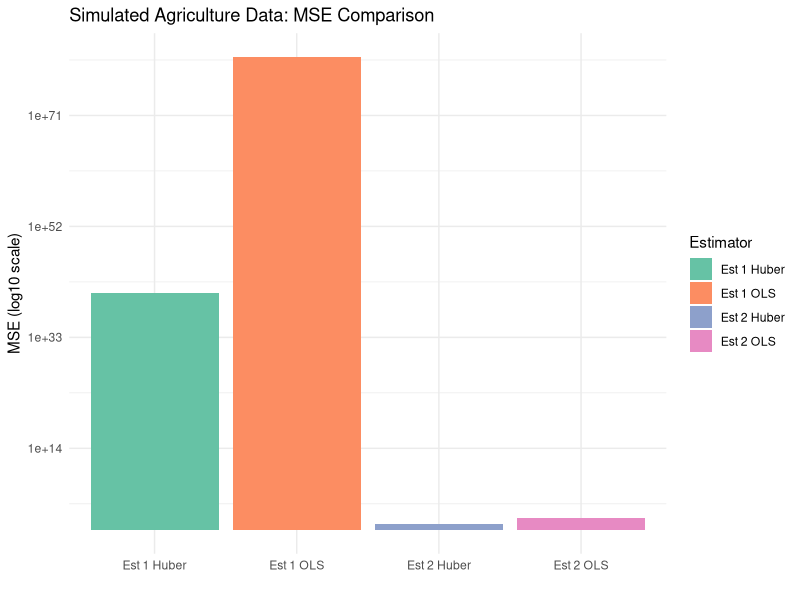
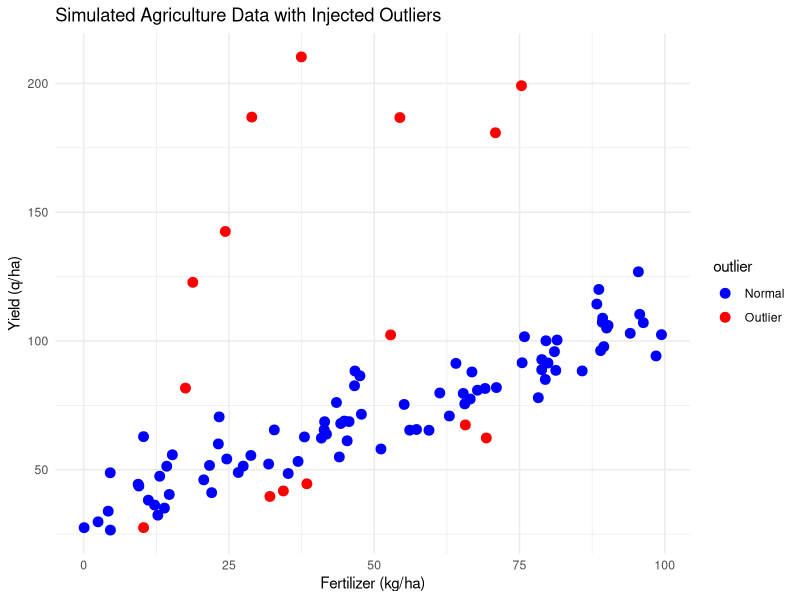

These figures' R source, in order:


# Libraries
library(robustbase)
library(ggplot2)
library(RColorBrewer)

set.seed(123)

# Simulate agriculture-like data
n <- 100
x <- runif(n, 0, 100)  # e.g., fertilizer in kg/ha
epsilon <- rnorm(n, mean = 0, sd = 10)
y <- 30 + 0.8 * x + epsilon

# Inject 10% extreme outliers in y (simulate wrong yield entries)
outlier_indices <- sample(1:n, 10)
y[outlier_indices] <- y[outlier_indices] + rnorm(10, mean = 100, sd = 30)

# Create data frame
df <- data.frame(x = x, y = y)

# Summary stats
x_bar <- mean(x)
y_bar <- mean(y)
Sx <- sd(x)
Sy <- sd(y)
Cx <- Sx / x_bar
Cy <- Sy / y_bar
rho <- cor(x, y)

# Regressions
fit_ols <- lm(y ~ x)
fit_huber <- lmrob(y ~ x)

beta_ols <- coef(fit_ols)[2]
beta_huber <- coef(fit_huber)[2]

# MSEs using your formula

# Estimator 1 - OLS
mse_t1 <- (y_bar^2 * Cy^2) / n +
  (beta_ols^2 * exp(2 * x_bar) * Cx^2) / n -
  (2 * y_bar * beta_ols * exp(x_bar) * rho * Cy * Cx) / n

# Estimator 2 - OLS
mse_t2 <- (y_bar^2 * Cy^2) / n +
  (y_bar^2 * beta_ols^2 * Cx^2) / n -
  (2 * y_bar^2 * beta_ols * rho * Cy * Cx) / n

# Estimator 1 - Huber
mse_t1_robust <- (y_bar^2 * Cy^2) / n +
  (beta_huber^2 * exp(2 * x_bar) * Cx^2) / n -
  (2 * y_bar * beta_huber * exp(x_bar) * rho * Cy * Cx) / n

# Estimator 2 - Huber
mse_t2_robust <- (y_bar^2 * Cy^2) / n +
  (y_bar^2 * beta_huber^2 * Cx^2) / n -
  (2 * y_bar^2 * beta_huber * rho * Cy * Cx) / n

# Output
cat("Simulated Agriculture Data with Strong Outliers:\n")
cat(sprintf("Estimator 1 OLS    MSE: %.4f\n", mse_t1))
cat(sprintf("Estimator 1 Huber  MSE: %.4f\n", mse_t1_robust))
cat(sprintf("Estimator 2 OLS    MSE: %.4f\n", mse_t2))
cat(sprintf("Estimator 2 Huber  MSE: %.4f\n", mse_t2_robust))

# MSE barplot
mse_df <- data.frame(
  Estimator = c("Est 1 OLS", "Est 2 OLS", "Est 1 Huber", "Est 2 Huber"),
  MSE = c(mse_t1^2, mse_t2^2, mse_t1_robust, mse_t2_robust)
)

ggplot(mse_df, aes(x = Estimator, y = MSE, fill = Estimator)) +
  geom_bar(stat = "identity") +
  scale_y_log10() +
  labs(title = "Simulated Agriculture Data: MSE Comparison",
       y = "MSE (log10 scale)", x = "") +
  theme_minimal() +
  scale_fill_brewer(palette = "Set2")

# Outlier detection plot
df$outlier <- ifelse(abs(resid(fit_ols)) > 1.5 * IQR(resid(fit_ols)), "Outlier", "Normal")

ggplot(df, aes(x = x, y = y, color = outlier)) +
  geom_point(size = 3) +
  labs(title = "Simulated Agriculture Data with Injected Outliers",
       x = "Fertilizer (kg/ha)", y = "Yield (q/ha)") +
  scale_color_manual(values = c("Normal" = "blue", "Outlier" = "red")) +
  theme_minimal()
